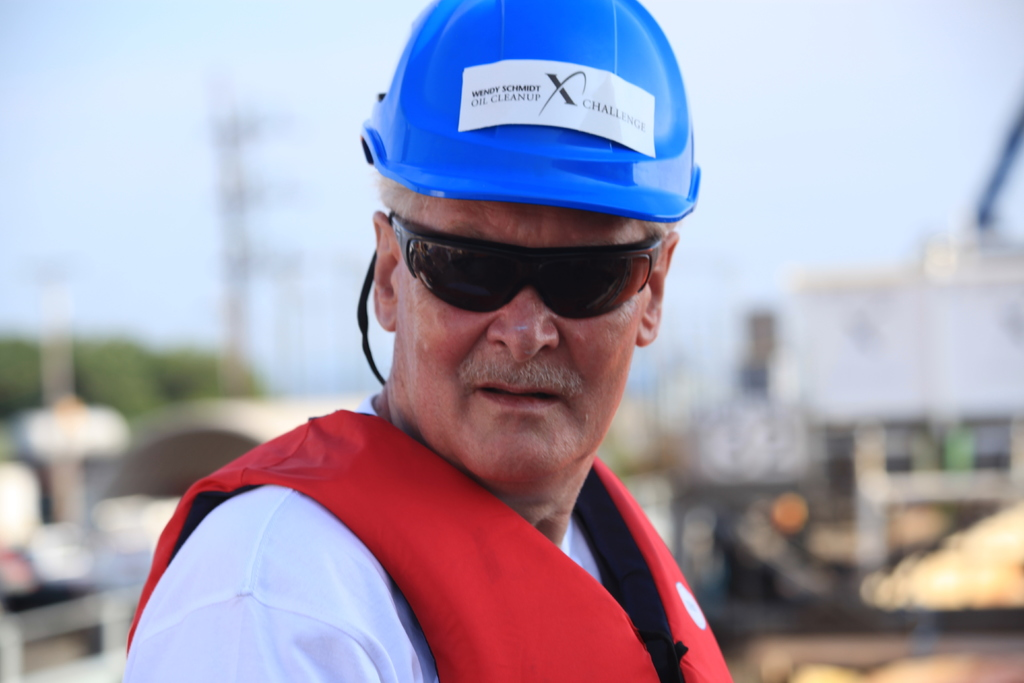
#> input picture faces/1.jpg, 1024 x 683 px
$ python 1_histogram_equalization.py
#> lines starting #> are read from the running program, lines starting #| are printed output that depends on the picture
import cv2
import numpy as np
import matplotlib.pyplot as plt
#使用直方图增强图像
# 加载原始图片
image_path = 'faces/1.jpg'
image = cv2.imread(image_path)
#> image is the input picture: shape (683, 1024, 3); mean B, G, R 178.3, 159.4, 165.5

# 转换为灰度图
gray_image = cv2.cvtColor(image, cv2.COLOR_BGR2GRAY)
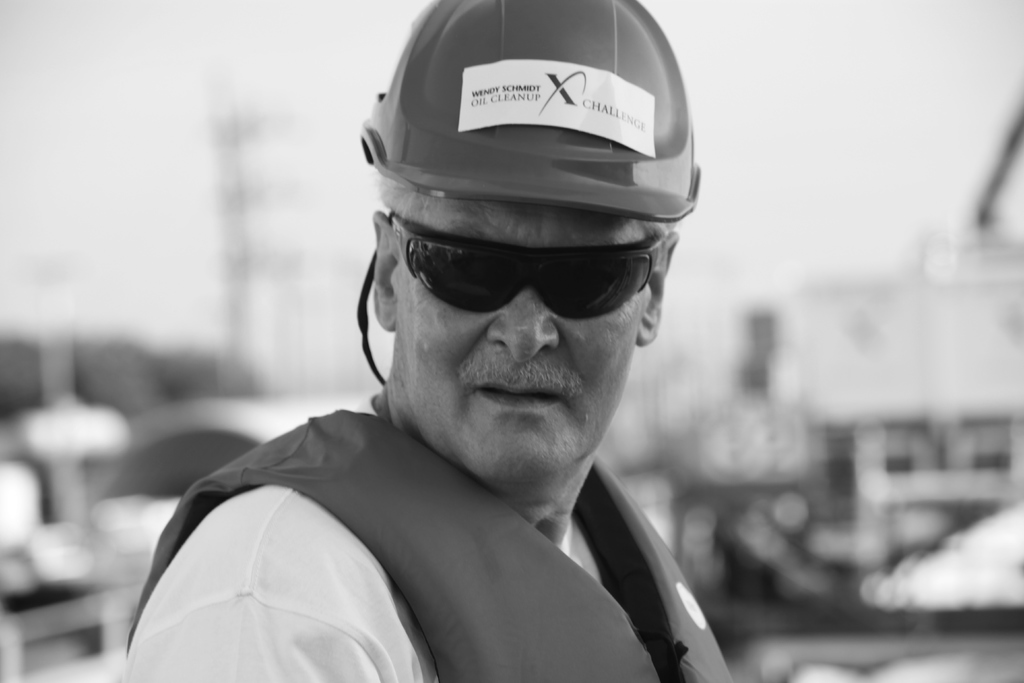
#> gray_image: shape (683, 1024); min 9, max 255, mean 163.4

# 使用直方图均衡化提高对比度
equalized_image = cv2.equalizeHist(gray_image)
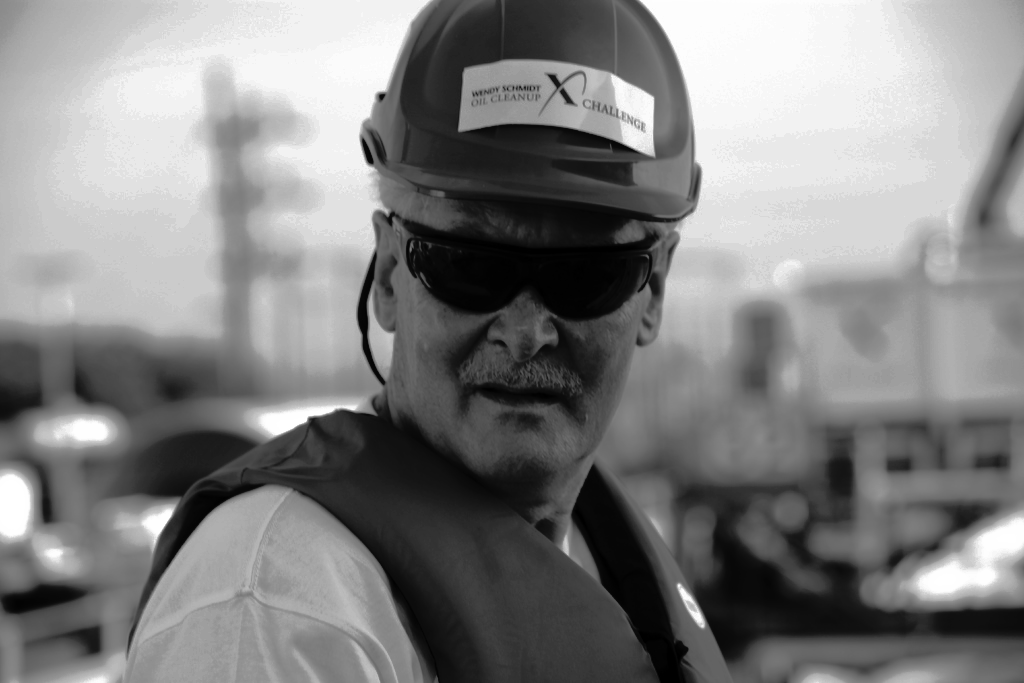
#> equalized_image: shape (683, 1024); min 0, max 255, mean 128.8

plt.figure(figsize=(10,5))

plt.subplot(1, 2, 1)
plt.title('Original Image')
plt.imshow(gray_image, cmap='gray')
plt.axis('off')

plt.subplot(1, 2, 2)
plt.title('Equalized Image')
plt.imshow(equalized_image, cmap='gray')
plt.axis('off')

plt.show()
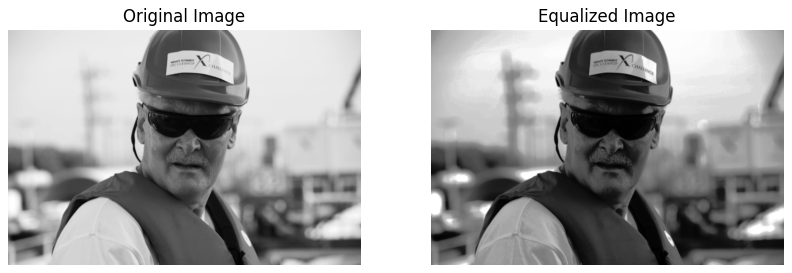
#> figure drawn by matplotlib, 2 panels

# 保存增强后的图像
cv2.imwrite('faces/1_equalized.jpg', equalized_image)

$ run again, with faces/2.jpg copied over faces/1.jpg
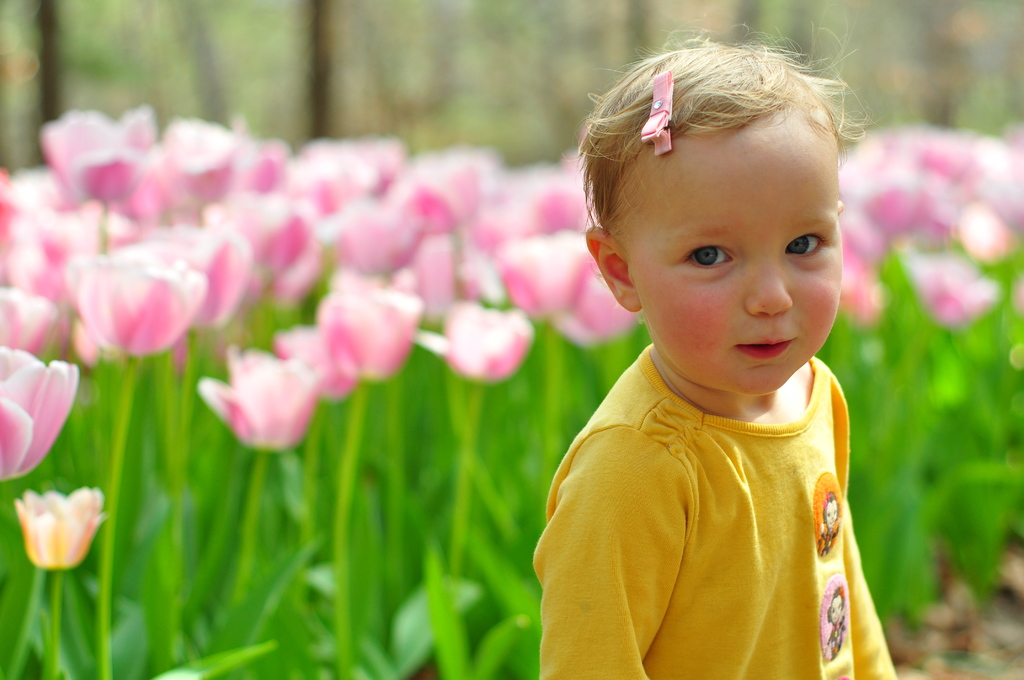
#> input picture faces/2.jpg, 1024 x 680 px
#> image is the input picture: shape (680, 1024, 3); mean B, G, R 93.8, 159.1, 158.2
#> `equalized_image = cv2.equalizeHist(gray_image)`:
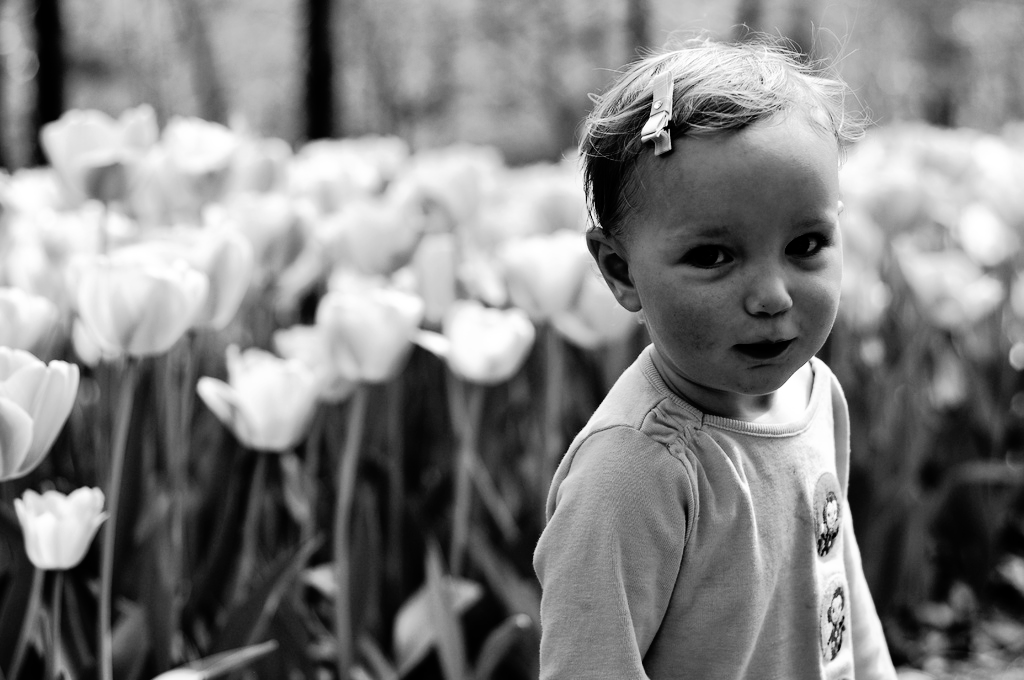
#> equalized_image: shape (680, 1024); min 0, max 255, mean 128.3
#> `plt.show()`:
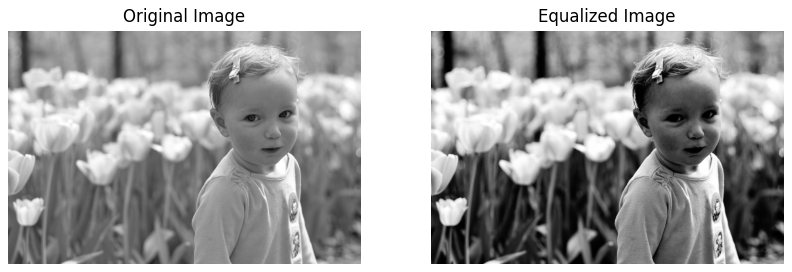
#> figure drawn by matplotlib, 2 panels

$ run again, with faces/3.jpg copied over faces/1.jpg
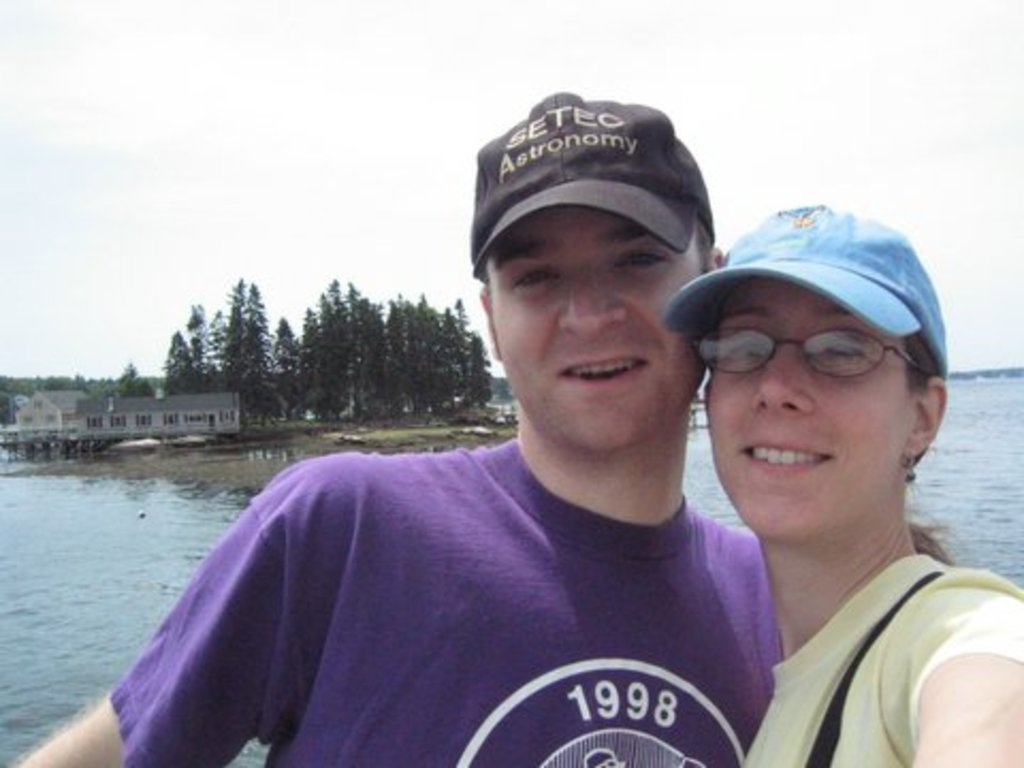
#> input picture faces/3.jpg, 1024 x 768 px
#> image is the input picture: shape (768, 1024, 3); mean B, G, R 167.7, 157.5, 161.6
#> `equalized_image = cv2.equalizeHist(gray_image)`:
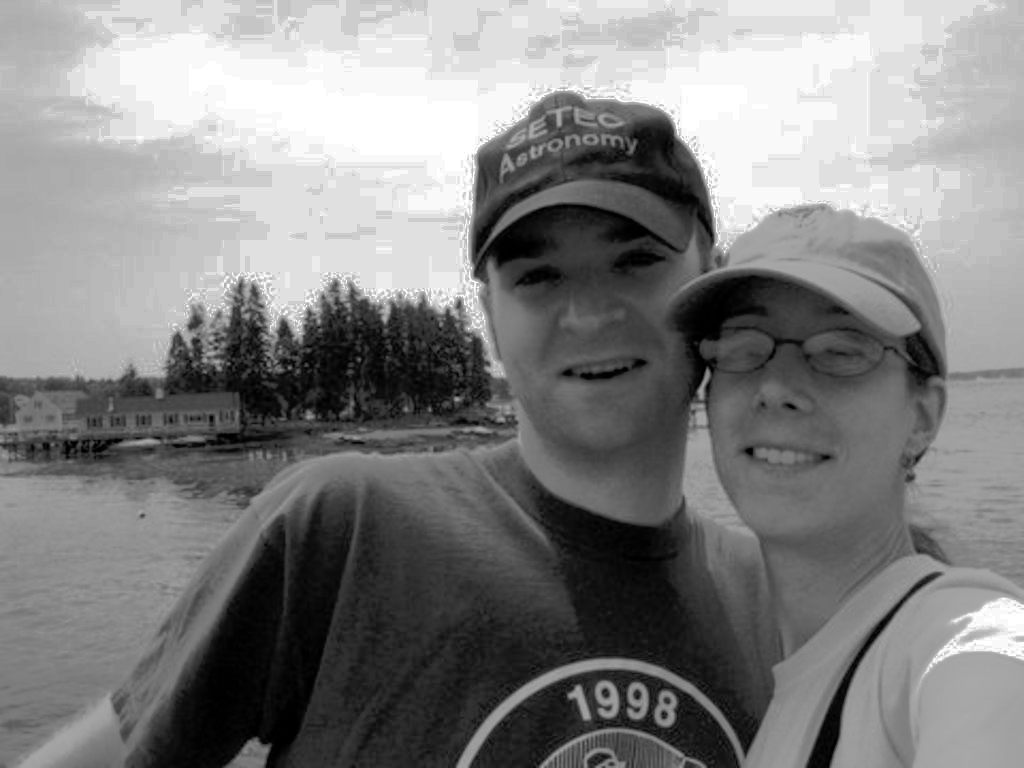
#> equalized_image: shape (768, 1024); min 0, max 255, mean 129.5
#> `plt.show()`:
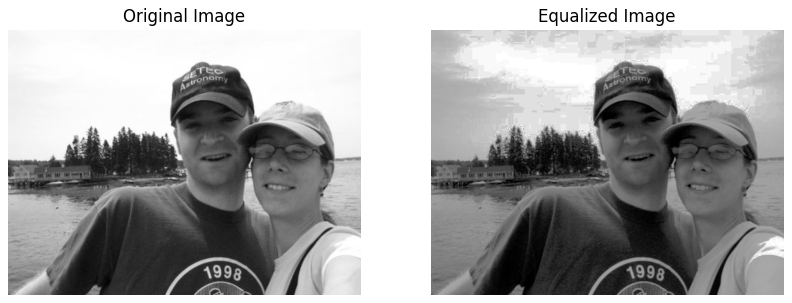
#> figure drawn by matplotlib, 2 panels

$ run again, with faces/4.jpg copied over faces/1.jpg
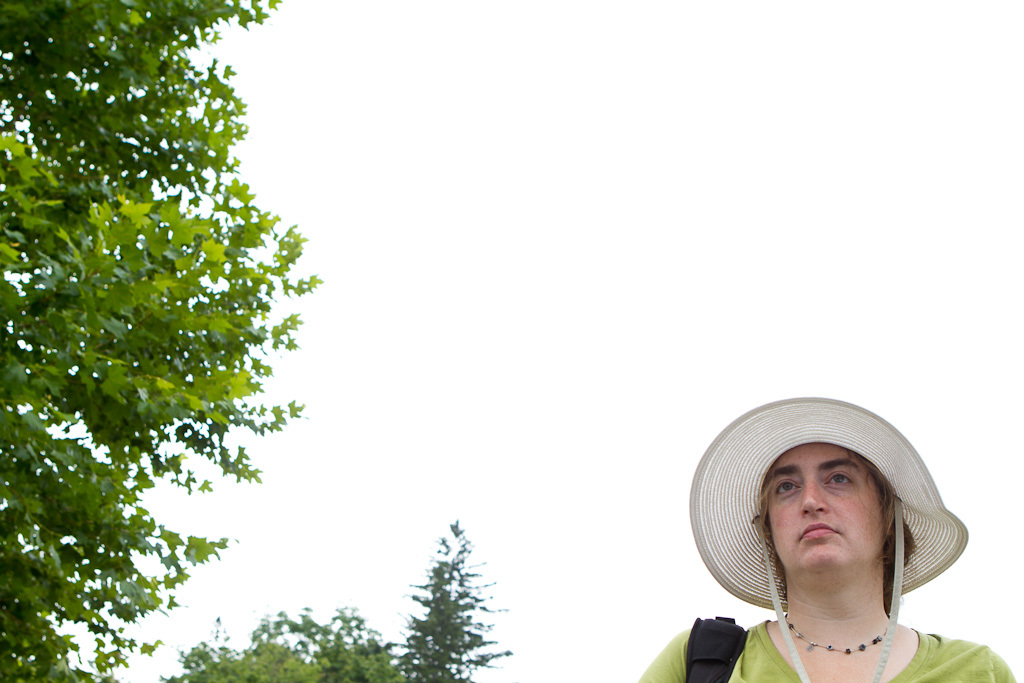
#> input picture faces/4.jpg, 1024 x 683 px
#> image is the input picture: shape (683, 1024, 3); mean B, G, R 193.9, 210, 205.6
#> `equalized_image = cv2.equalizeHist(gray_image)`:
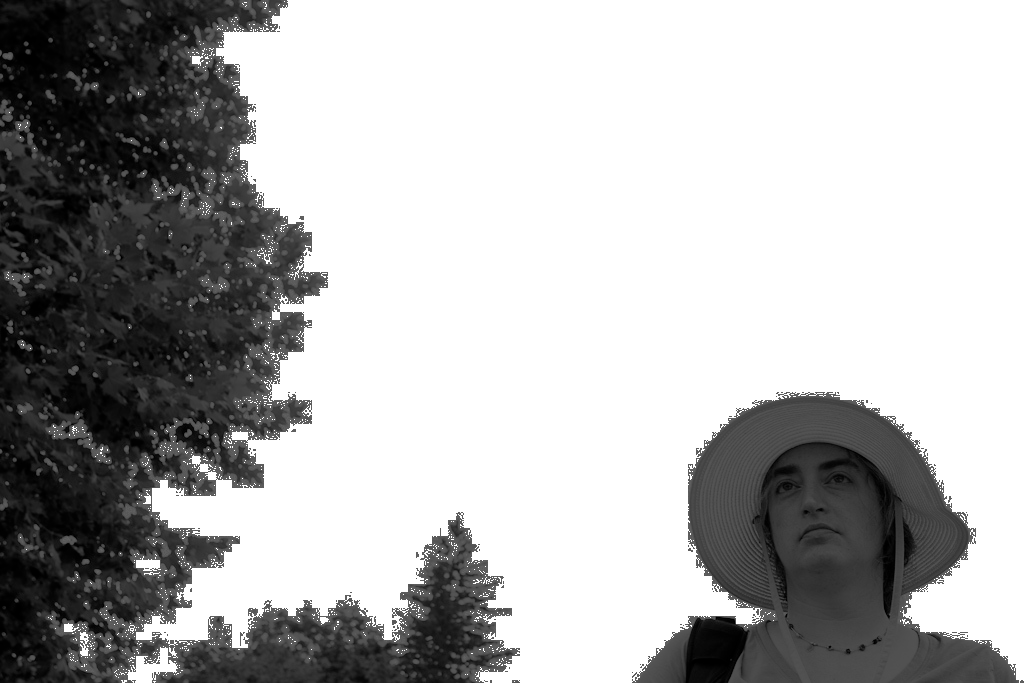
#> equalized_image: shape (683, 1024); min 0, max 255, mean 177.6
#> `plt.show()`:
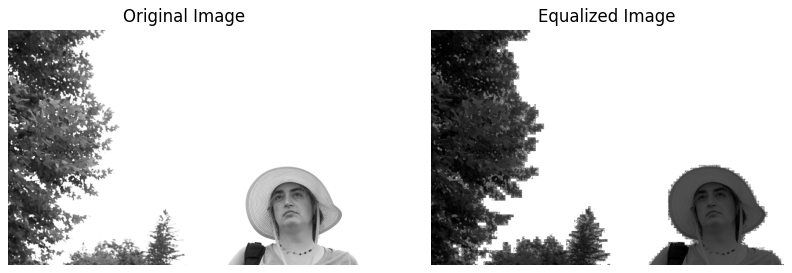
#> figure drawn by matplotlib, 2 panels
